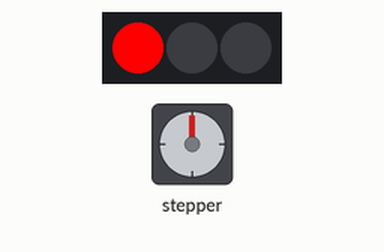
Bench run of a sketch on a simulated ESP8266 (NodeMCU). Shown: stepper motor, 3 RGB LEDs in strip order, left to right. Wiring (inferred from the names in the program): stepper motor driver (200 steps per turn assumed): step GPIO 0; direction GPIO 5; enable GPIO 4. WiFi joins after 1.5 s; servers stay silent unless stated; the strip is taken to match the declared colour order; no MQTT or app messages arrive unless stated; what the sketch prints to the serial monitor is not drawn.

Above: at 0.1 s.
At 1.2 s:
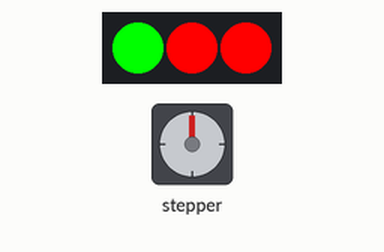
At 1.6 s:
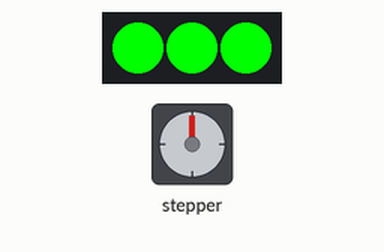
At 2.7 s:
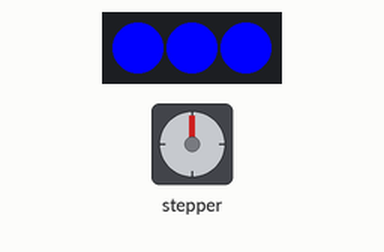
At 3.4 s:
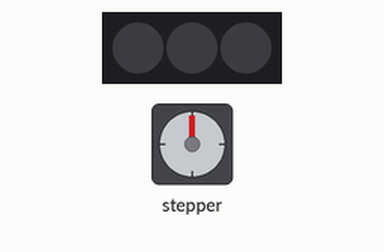
At 5.1 s:
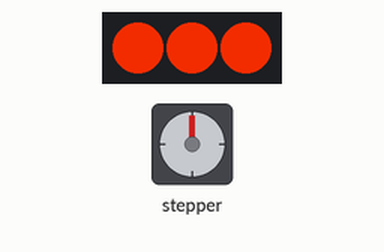
Timing chart, 0 to 7.1 s (numbered marks = the images above):
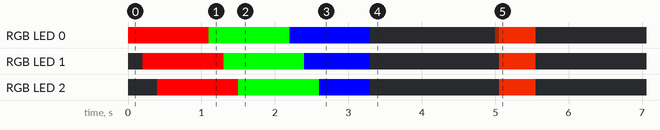

Measured:
- by itself, RGB LED 0: off → RGB(255, 0, 0) at 0.00 s, → RGB(0, 255, 0) 1.1 s later, → RGB(0, 0, 255) 1.1 s later, → off 1.1 s later, … (7 changes in this stretch)
- by itself, RGB LED 1: off → RGB(255, 0, 0) at 0.20 s, → RGB(0, 255, 0) 1.1 s later, → RGB(0, 0, 255) 1.1 s later, → off 0.90 s later, … (6 changes in this stretch)

The sketch:

ass-client.ino
```cpp
#include <AccelStepper.h>
#include <ArduinoJson.h>
#include <ESP8266WiFi.h>
#include <ESP8266WiFiMulti.h>
#include <WiFiClient.h>
#include <WiFiClientSecure.h>
#include <WiFiServer.h>
#include <WiFiUdp.h>
#include <PubSubClient.h>

// Tell lady Ada wee are using the esp8266
#define ESP8266_L
#include <Adafruit_NeoPixel.h>

//Tabs
#include "settings.h"
#include "globals.h"
#include "message-handler.h"

void setup() {

  // Stepper
  pinMode(DIRECTION_PIN, OUTPUT);
  pinMode(STEP_PIN, OUTPUT);
  pinMode(ENABLE_PIN, OUTPUT);
  digitalWrite(ENABLE_PIN, HIGH);

  // optical switch
  pinMode(OPTO_PIN, INPUT);

  // WS2812 setup
  pinMode(NEO_PIN, OUTPUT);
  strip.begin();

  //test strip
  startupLedSequence();

  // WIFI & MQTT setup
  Serial.begin(115200);
  setupWifi();
  setupMqtt();
  stepper.setMaxSpeed(8000);
  stepper.setAcceleration(6000);
}

// 4th step
// 200 * 4 = 800 steps/rev
// 6 stops = 800 / 6 = 133.3 steps = 133 * 6 & 2 extra
void loop() {
  const int STEPS_PER_FULL_ROTATION = 6;
  static uint32_t steps = 0;
  static byte nextColor;

  // Reconnect if for some reason we got disconnected
  if (!mqttClient.connected()) {
    long now = millis();
    if (now - lastReconnectAttempt > RECONNECT_DELAY) {
      lastReconnectAttempt = now;
      // Show progress
      reconnectSpinner();
      // Attempt to reconnect
      if (reconnect()) {
        lastReconnectAttempt = 0;
        // Once connected, publish an announcement...
        StaticJsonBuffer<200> jsonBuffer;
        char transmitBuffer[50];
        JsonObject& root = jsonBuffer.createObject();
        root["id"] = ESP_ID;
        root["reconnects"] = reconnects;
        root["time"] = millis();

        // publish something like this
        //{"id":0,"reconnects":10,"time":100000000}
        root.printTo(transmitBuffer, sizeof(transmitBuffer));
        mqttClient.publish(TOPIC_STATUS, transmitBuffer);

        // And resubscribe as all subscriptions
        // will be lost on disconnect
        mqttClient.subscribe(TOPIC_RUN);
      }
    }
  } else {
    // should we set known start
    if (g_gotoStart) {
      g_gotoStart = false;
      digitalWrite(ENABLE_PIN, LOW);
      findStart();
    }

    // turn stepper
    if (stepper.distanceToGo() == 0 && g_frames >= 0)
    {
          // flash
          strip.setBrightness(255);
          setColor(Wheel(nextColor += 13));
          delay(g_delay);
          setColor(0);

          // move to next frame
          if(g_frames > 0) {
            steps++;
            if(steps % STEPS_PER_FULL_ROTATION)
              stepper.move(-133);
            else
              stepper.move(-(133 + 2));  // extra steps at last turn to make up for fraction part
          } else {
            //shutdown stepper so that it doesn't melt the plastic :)
            digitalWrite(ENABLE_PIN, HIGH); // active low
          }
          g_frames--;
    }
    stepper.run();

    // heart beat transmission
    long now = millis();
    if (now - lastBeat > HEART_BEAT_RATE) {
      lastBeat = now;
      transmitHeartBeat();
    }
  }
  // Neded to update internals of pubSub
  mqttClient.loop();
}

void oneStep(bool dir) {
  digitalWrite(DIRECTION_PIN, dir);
  digitalWrite(STEP_PIN, HIGH);
  delay(2);
  digitalWrite(STEP_PIN, LOW);
  delay(2);
}

void findStart() {
  bool nowOpto, lastOpto;
  lastOpto = digitalRead(OPTO_PIN);

  for(;;) {
    oneStep(true);
    nowOpto = digitalRead(OPTO_PIN);
    if(nowOpto && !lastOpto) {
       // edge detected
       setColor(0xff0000);
       delay(200);
       break;
    }
    lastOpto = nowOpto;
  }

  // back upp some to get to start
  setColor(0x0000ff);
  for(int i = 0; i < 75; i++) {
    oneStep(false);
  }

  // done animation
  if(true) {
    for(int i = 0; i < 3; i++) {
      setColor(0x00ff00);
      delay(200);
      setColor(0);
      delay(200);
    }
  }
}

void setColor(uint32_t c) {
   for (uint16_t i = 0; i < strip.numPixels(); i++) {
    strip.setPixelColor(i, c);
  }
  strip.show();
}

void setColor(uint8_t r, uint8_t g, uint8_t b) {
   for (uint16_t i = 0; i < strip.numPixels(); i++) {
    strip.setPixelColor(i, r, g, b);
  }
  strip.show();
}

void startupLedSequence() {
  colorWipe(0xff0000,200);
  delay(500);
  colorWipe(0x00ff00,200);
  delay(500);
  colorWipe(0x0000ff,200);
  delay(500);
  strip.clear();
  strip.show();
}

void reconnectSpinner() {
  static byte c = 0;
  static uint8_t i = 0;
  strip.clear();
  strip.setPixelColor(i, Wheel(c += 16));
  strip.setBrightness(50); // dimmed down
  strip.show();
  if(++i >= strip.numPixels())
    i = 0;
}

// Fill the dots one after the other with a color
void colorWipe(uint32_t c, uint8_t wait) {
  for (uint16_t i = 0; i < strip.numPixels(); i++) {
    strip.setPixelColor(i, c);
    strip.show();
    delay(wait);
  }
}

// Input a value 0 to 255 to get a color value.
// The colours are a transition r - g - b - back to r.
uint32_t Wheel(byte WheelPos) {
  WheelPos = 255 - WheelPos;
  if (WheelPos < 85) {
    return strip.Color(255 - WheelPos * 3, 0, WheelPos * 3);
  }
  if (WheelPos < 170) {
    WheelPos -= 85;
    return strip.Color(0, WheelPos * 3, 255 - WheelPos * 3);
  }
  WheelPos -= 170;
  return strip.Color(WheelPos * 3, 255 - WheelPos * 3, 0);
}
```

globals.h
```cpp
const uint32_t ESP_ID = ESP.getChipId();

WiFiClient espClient;
PubSubClient mqttClient(espClient);
Adafruit_NeoPixel strip = Adafruit_NeoPixel(PIXEL_COUNT, NEO_PIN, NEO_RGB + NEO_KHZ800);
AccelStepper stepper(AccelStepper::DRIVER, STEP_PIN, DIRECTION_PIN, 2, 2);

int reconnects = 0;

// Controller
bool g_gotoStart = false;
int  g_frames = 0;
int  g_delay = 500;

// Timers
long lastReconnectAttempt = 0;
long lastBeat = 0;
```

message-handler.h
```cpp
void setupWifi() {
  delay(10);
  Serial.println();
  Serial.print("Connecting to ");
  Serial.println(ssid);

  WiFi.begin(ssid, password);

  while (WiFi.status() != WL_CONNECTED) {
    delay(500);
    Serial.print(".");
  }

  Serial.println("");
  Serial.println("WiFi connected");
  Serial.println("IP address: ");
  Serial.println(WiFi.localIP());
}

void callback(char* topic, byte* payload, unsigned int length) {

  // Ignoring topic as there is only the on we subscribed to
  StaticJsonBuffer<200> jsonBuffer;
  char charBuffer[200] = ""; // zero out buffer
  memcpy(charBuffer, payload, length);

  JsonObject& root = jsonBuffer.parseObject(charBuffer);
  if(root.success()) {
    // make sure animation starts at zero
    g_gotoStart = true;
    g_frames = root["frames"];
    g_delay = root["delay"];
  }
}

void transmitHeartBeat() {
  static uint32_t beatNbr = 0;
  StaticJsonBuffer<100> jsonBuffer;
  char transmitBuffer[100];
  JsonObject& root = jsonBuffer.createObject();
  root["id"] = ESP_ID;
  root["beat"] = beatNbr++;

  // publish something like this
  // {"id":0,"beat":10}
  root.printTo(transmitBuffer, sizeof(transmitBuffer));
  mqttClient.publish(TOPIC_HEARTBEAT, transmitBuffer);
}

bool reconnect() {
  char clientId[50] = { 0 };
  // connect with uniqe id
  snprintf(clientId, sizeof(clientId), "fredrik_40_ESP%d", ESP_ID);
  reconnects++;
  mqttClient.connect(clientId);
  return mqttClient.connected();
}

void setupMqtt() {
  // broker to use
  mqttClient.setServer(mqtt_broker, 1883);
  // Runs on subscribed topics
  mqttClient.setCallback(callback);
}
```

settings.h
```cpp
// base topic for pub/sub
#define BASE_PATH     "fredrik40/"
// settings - incomming
#define TOPIC_RUN     BASE_PATH "run/"
// status - outgoing
#define TOPIC_STATUS  BASE_PATH "status/"
// heart beat
#define TOPIC_HEARTBEAT BASE_PATH "beat/"

// Topic structure              |    Payload (JSON)
// <BASE_PATH>/<TOPIC_RUN>/     |    {"frames":<Number>,"delay":<Number>}
// <BASE_PATH>/<TOPIC_STATUS>/  |    {"id":<Number>,"reconnects":<Number>,"time":<Number>}
// <BASE_PATH>/<TOPIC_BEAT>/    |    {"id":<Number>,"beat":<Number>}

// Redefine packet length to allow for longer topics
#define MQTT_MAX_PACKET_SIZE 256

// Input for opto switch
#define OPTO_PIN 12
// Driver pin for neopixels
#define NEO_PIN 13
// Nbr of pixels (ie 12 for ring and 1 for single dot)
#define PIXEL_COUNT 3

// Driver pins
#define DIRECTION_PIN 5
#define STEP_PIN      0
#define ENABLE_PIN    4

// Estetic settings
#define RECONNECT_DELAY 5000
#define TOUCH_RETRANSMIT_RATE 1000
#define HEART_BEAT_RATE 10000

// Update these with values suitable for your network.
const char* ssid = "ssid";
const char* password = "password";
const char* mqtt_broker = "test.mosquitto.org";
```
